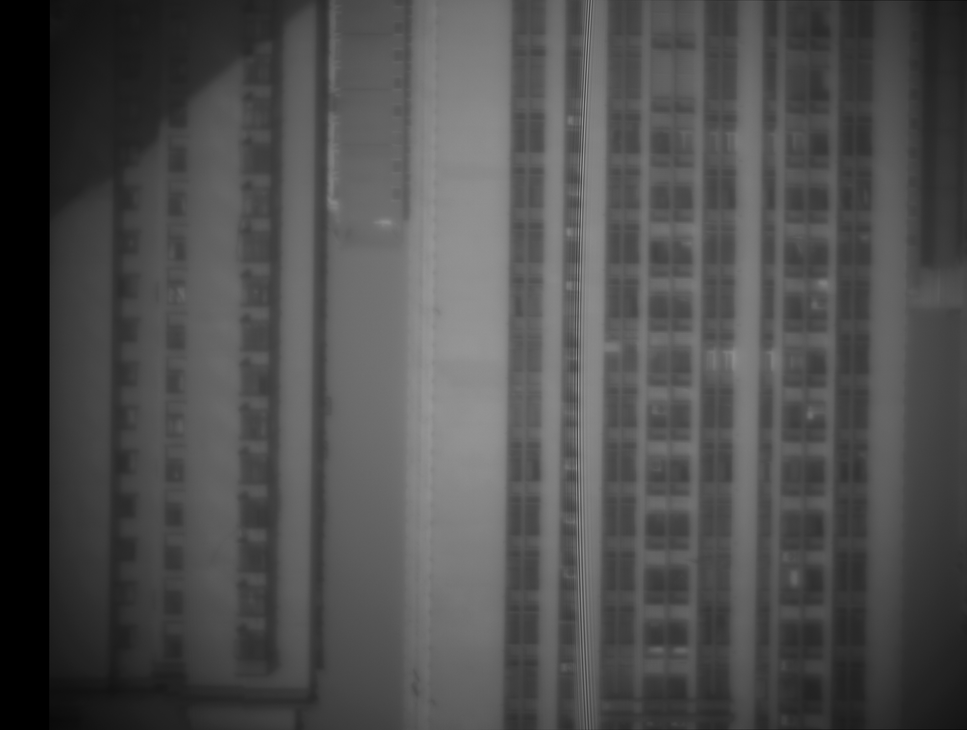
#> input picture trans_image/transformed2to222.png, 967 x 730 px, shrunk from 4024 x 3036 before the run
$ jupyter execute --allow-errors picture_add2.ipynb
#> lines starting #> are read from the running program, lines starting #| are printed output that depends on the picture; after the words box and inside, x2 and y2 are one past the last pixel; in counts of white or black regions, pixels touching at a corner belong together
### 直接用to的2部分补充222的2部分

[cell 1]
import cv2
import numpy as np
from PIL import Image

[cell 2]
# 读取两个输入图像
image1 = cv2.imread('trans_image/transformed2to222.png')
#> image1 is the input picture: shape (730, 967, 3); min 0, max 157, mean 78
image2 = cv2.imread('origin_images/222.png')
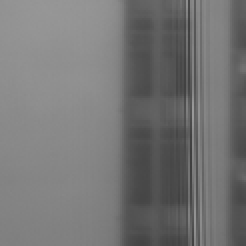
#> input picture semantic/data_clipped/imgs/222.png, 123 x 123 px, shrunk from 512 x 512 before the run, found by its file name (shown 2 times larger)
#> image2 is the input picture: shape (123, 123, 3); min 63, max 154, mean 116.6
mask1 = cv2.imread('mask_image/mask2to222.png')
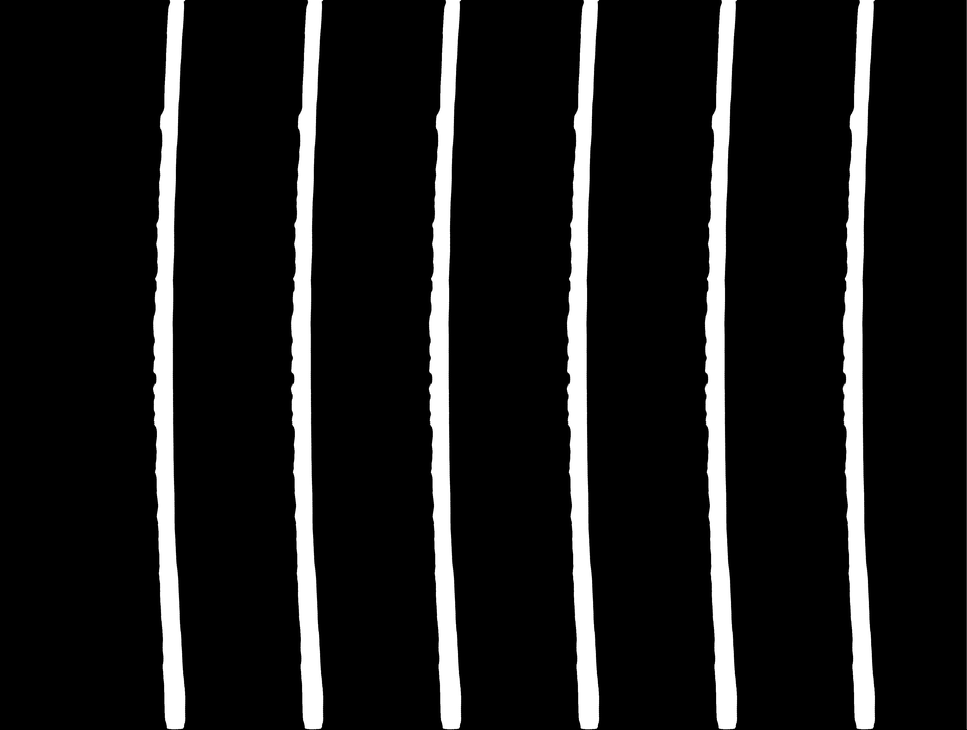
#> input picture mask_image/mask2to222.png, 967 x 730 px, shrunk from 4024 x 3036 before the run
#> mask1 is the input picture: shape (730, 967, 3); min 0, max 255, mean 27.5
mask2 = cv2.imread('mask_image/mask222.png')
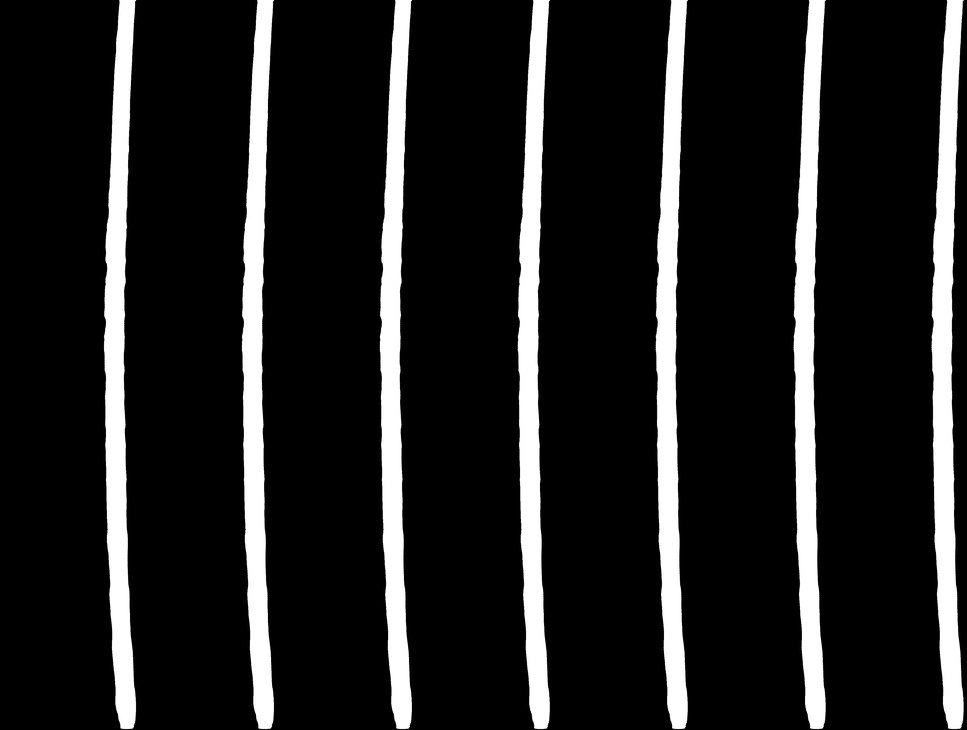
#> input picture mask_image/mask222.png, 967 x 730 px, shrunk from 4024 x 3036 before the run
#> mask2 is the input picture: shape (730, 967, 3); min 0, max 255, mean 34.6

[cell 3]
overlap = mask1 & mask2
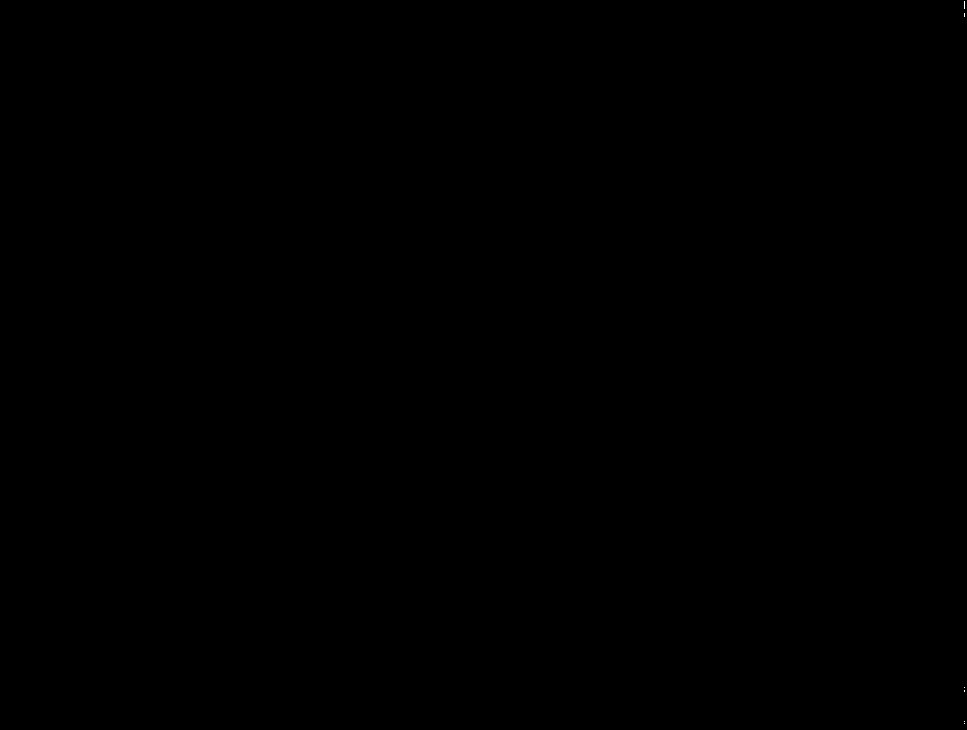
#> overlap: shape (730, 967, 3); values 0 (black) and 2 (white), 0% white in thin lines or dots, all inside (x1, y1, x2, y2) = (964, 1, 965, 724)
if overlap.any():
    print('两张图像有重叠区域')
else:
    print('两张图像无重叠区域')

[cell 4]
def overlay_mask(image1, image2):
    # 在这里进行图像叠加，可以是简单的像素级叠加
    blended_image = cv2.addWeighted(image1, 0.5, image2, 0.5, 0)
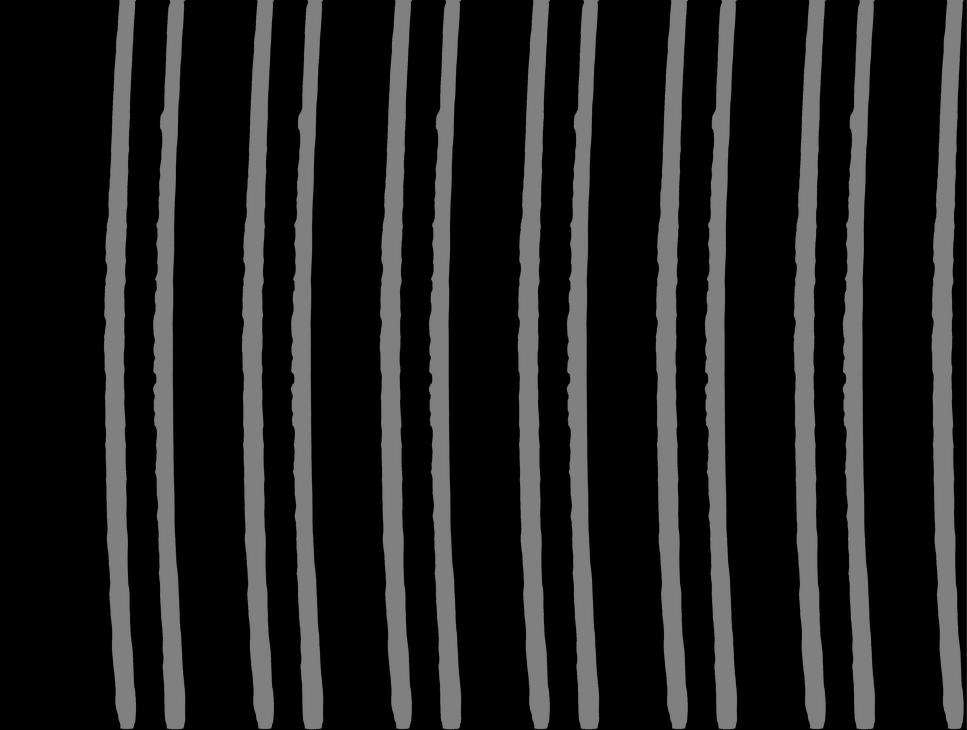
#> blended_image: shape (730, 967, 3); min 0, max 128, mean 31.1
    return blended_image

mask = overlay_mask(mask1,mask2)
pillow_image_mask = Image.fromarray(cv2.cvtColor(mask, cv2.COLOR_BGR2RGB))
pillow_image_mask.show()

[cell 5]
def blend_with_mask(image1, image2, mask1, mask2):
    # 初始化与image1大小相同的全0数组
    masked_image1 = np.zeros_like(image1)
    # mask1==0的位置保留image1值
    masked_image1[mask2 != 0] = image1[mask2 != 0]
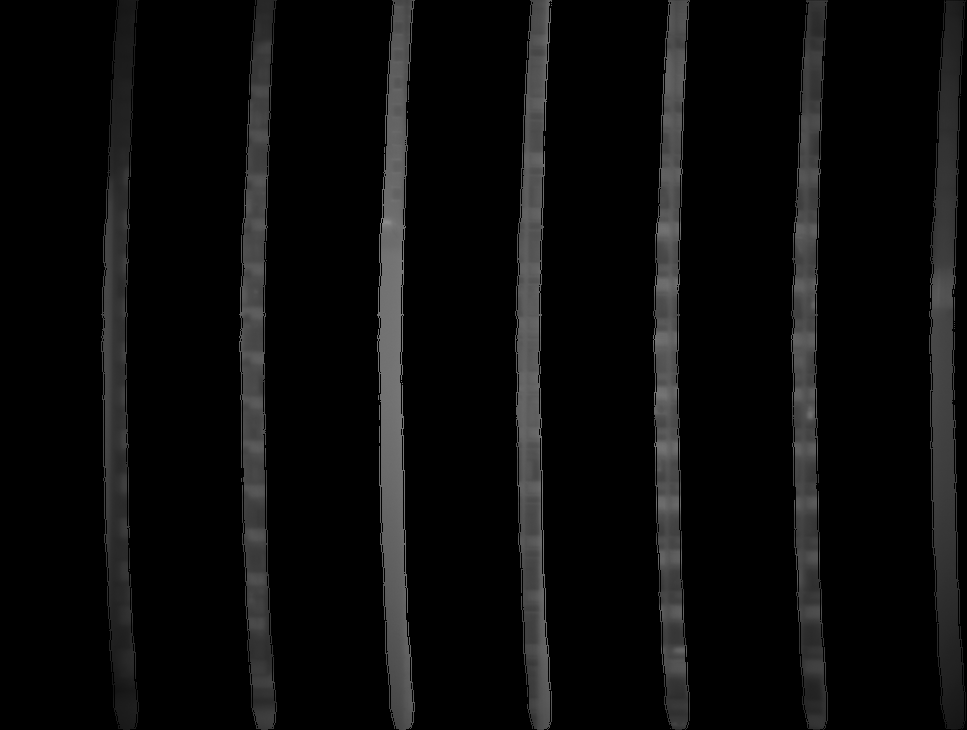
#> masked_image1: shape (730, 967, 3); min 0, max 141, mean 11.5
    # 初始化与image2大小相同的全0数组
    masked_image2 = np.zeros_like(image2)
    # mask2==0的位置保留image2值
    masked_image2[mask2 == 0] = image2[mask2 == 0]

    blended_image = np.zeros_like(image1)
    blended_image = cv2.addWeighted(masked_image1, 1, masked_image2, 1, 0)
    return blended_image
